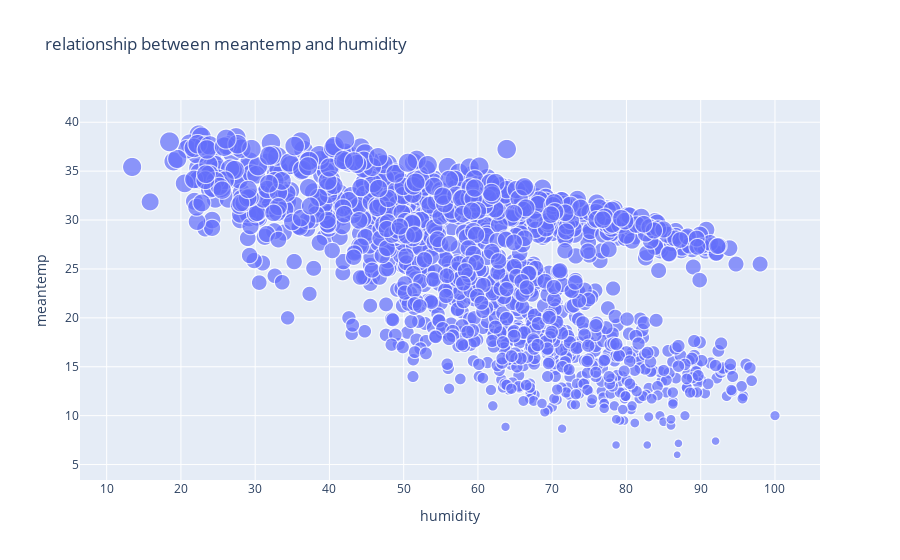

The notebook cell saved with this chart:
### Code cell
figure = px.scatter(
    data_frame=data,
    x = "humidity",
    y ="meantemp",
    size = "meantemp",
    title = "relationship between meantemp and humidity"
)
figure.show()

### Figure 1 — Plotly figure (JSON) as saved in the notebook; plotly's stock layout.template omitted (floating-point values rounded to 4 significant figures; data arrays with more than 128 entries replaced by an {"elided": "..."} marker saying what was removed)
{"data": [{"hovertemplate": "humidity=%{x}<br>meantemp=%{marker.size}<extra></extra>", "legendgroup": "", "marker": {"color": "#636efa", "size": {"elided": "1462 float values"}, "sizemode": "area", "sizeref": 0.09679, "symbol": "circle"}, "mode": "markers", "name": "", "showlegend": false, "type": "scattergl", "x": {"elided": "1462 float values"}, "xaxis": "x", "y": {"elided": "1462 float values"}, "yaxis": "y"}], "layout": {"legend": {"itemsizing": "constant", "tracegroupgap": 0}, "title": {"text": "relationship between meantemp and humidity"}, "xaxis": {"anchor": "y", "domain": [0, 1], "title": {"text": "humidity"}}, "yaxis": {"anchor": "x", "domain": [0, 1], "title": {"text": "meantemp"}}}}
